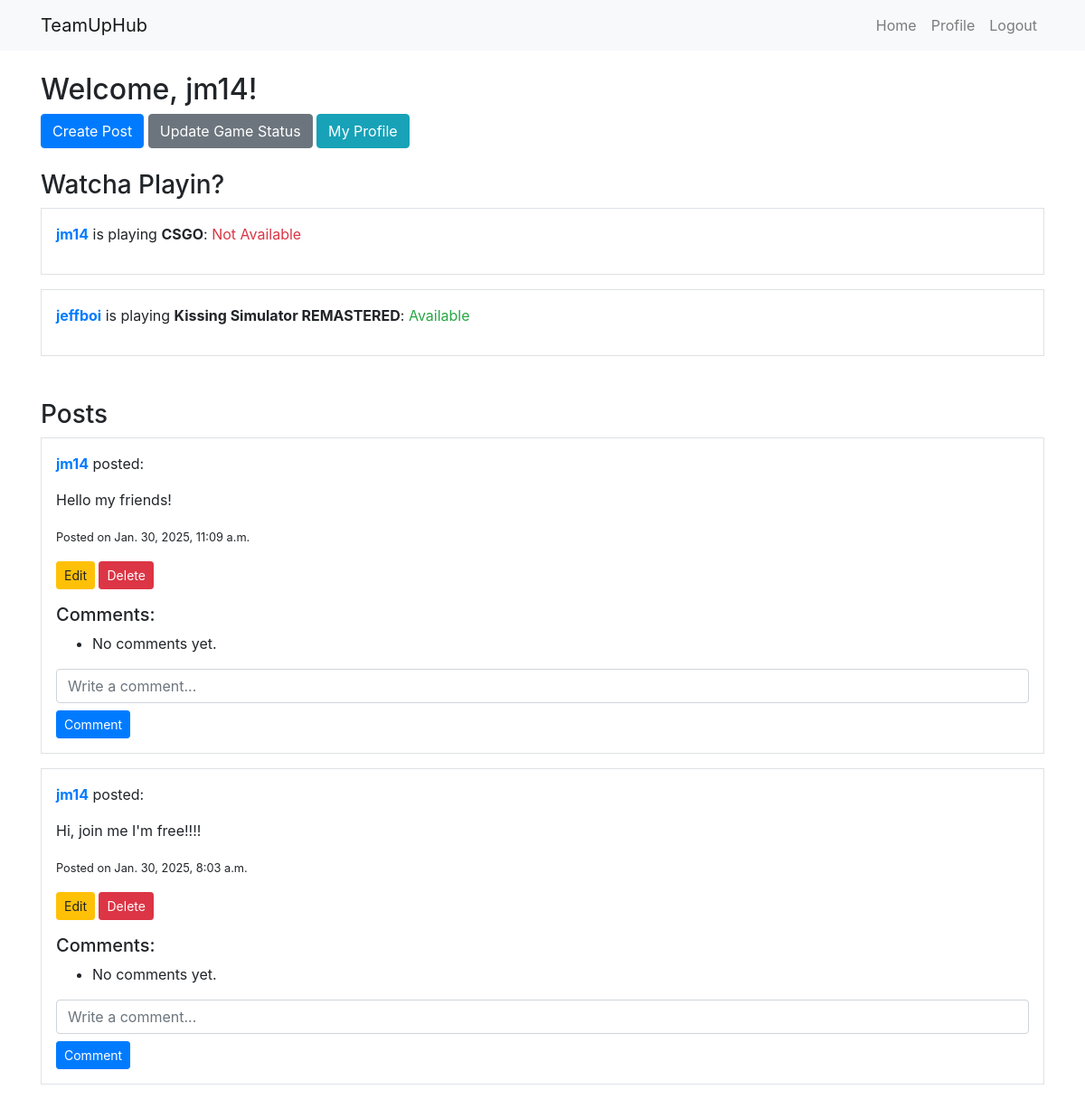
The app's page /home/ (signed in), older data.
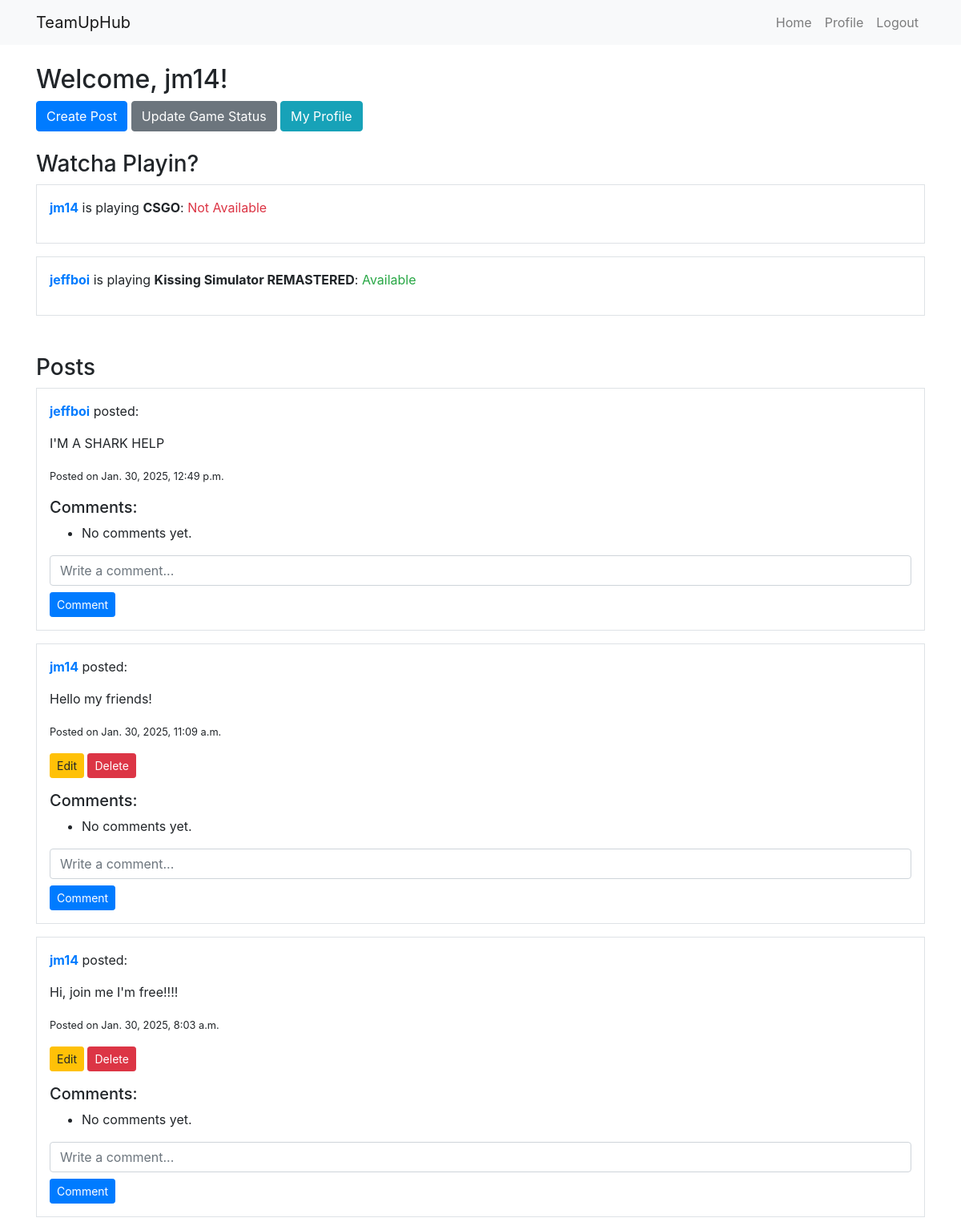
The same page, newer data.
### social/models.py (models this page shows, shortened)
class GameAvailability(models.Model):
    user = models.OneToOneField(User, on_delete=models.CASCADE)
    game_name = models.CharField(max_length=255)
    available = models.BooleanField(default=False)

class Post(models.Model):
    user = models.ForeignKey(User, on_delete=models.CASCADE)
    content = models.TextField()
    created_at = models.DateTimeField(auto_now_add=True)

### social/views.py (the view)
# urls.py: path('home/', views.home, name='home'), # Home
@login_required
def home(request):
    posts = Post.objects.all().order_by('-created_at')
    availability = GameAvailability.objects.all()
    return render(request, 'social/home.html', {'posts': posts, 'availability': availability})

### social/templates/social/home.html (shortened to what this page needs)
{% extends 'social/base.html' %}
{% block content %}
    <h2>Welcome, {{ user.username }}!</h2>
    <a href="{% url 'create_post' %}" class="btn btn-primary">Create Post</a>
    <a href="{% url 'update_game_status' %}" class="btn btn-secondary">Update Game Status</a>
    <a href="{% url 'profile' username=user.username %}" class="btn btn-info">My Profile</a>
    <h3 class="mt-4">Watcha Playin?</h3>
    {% for status in availability %}
        <div class="status border p-3 mb-3">
            <p>
                <strong><a href="{% url 'profile' username=status.user.username %}">{{ status.user.username }}</a></strong>
                is playing <strong>{{ status.game_name }}</strong>:
                {% if status.available %}
                    <span class="text-success">Available</span>
                {% else %}
                    <span class="text-danger">Not Available</span>
                {% endif %}
            </p>
        </div>
    {% endfor %}
    <h3 class="mt-5">Posts</h3>
    {% for post in posts %}
        <div class="post border p-3 mb-3">
            <p><strong><a href="{% url 'profile' username=post.user.username %}">{{ post.user.username }}</a></strong> posted:</p>
            <p>{{ post.content }}</p>
            <p><small>Posted on {{ post.created_at }}</small></p>
            {% if post.user == user %}
                <a href="{% url 'update_post' post.id %}" class="btn btn-warning btn-sm">Edit</a>
                <a href="{% url 'delete_post' post.id %}" class="btn btn-danger btn-sm" onclick="return confirm('Are you sure you want to delete this post?')">Delete</a>
            {% endif %}
            <h5 class="mt-3">Comments:</h5>
            <ul>
                {% for comment in post.comments.all %}
                    <li><strong>{{ comment.user.username }}</strong>: {{ comment.content }} <small>({{ comment.created_at }})</small></li>
                {% empty %}
                    <li>No comments yet.</li>
                {% endfor %}
            </ul>
            <form method="post" action="{% url 'add_comment' post.id %}" class="mt-2">
                <input type="text" name="content" class="form-control" placeholder="Write a comment..." required>
                <button type="submit" class="btn btn-primary btn-sm mt-2">Comment</button>
            </form>
        </div>
    {% endfor %}
{% endblock %}

Row changes from the older to the newer data that the page shows:
added Post: user.username "jeffboi", content "I'M A SHARK HELP", created_at "Jan. 30, 2025, 12:49 p.m."
